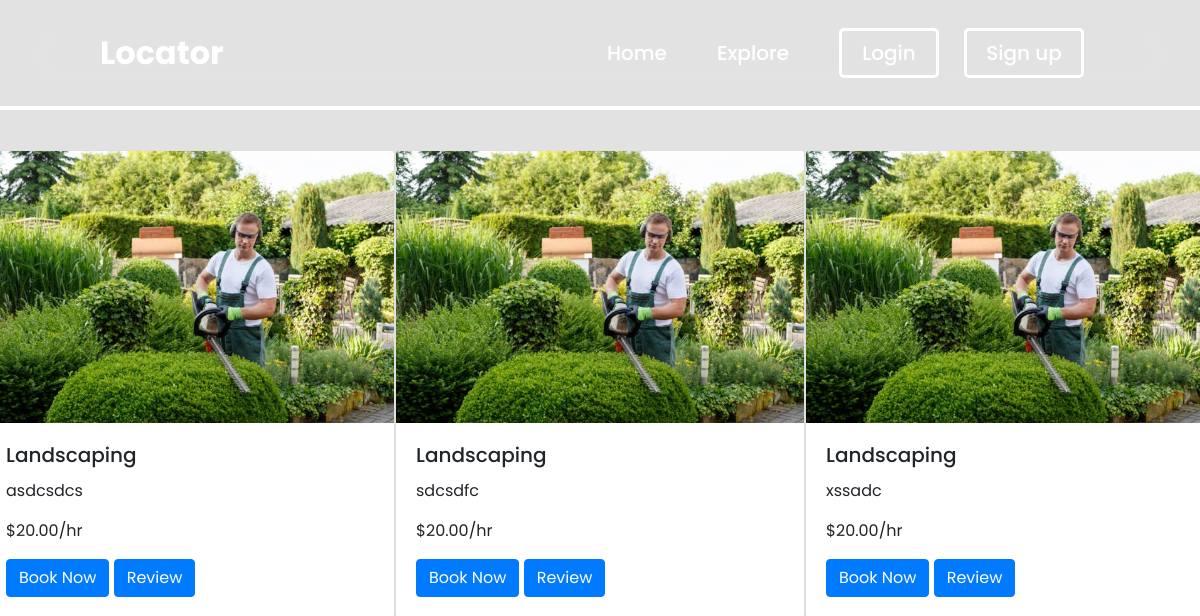
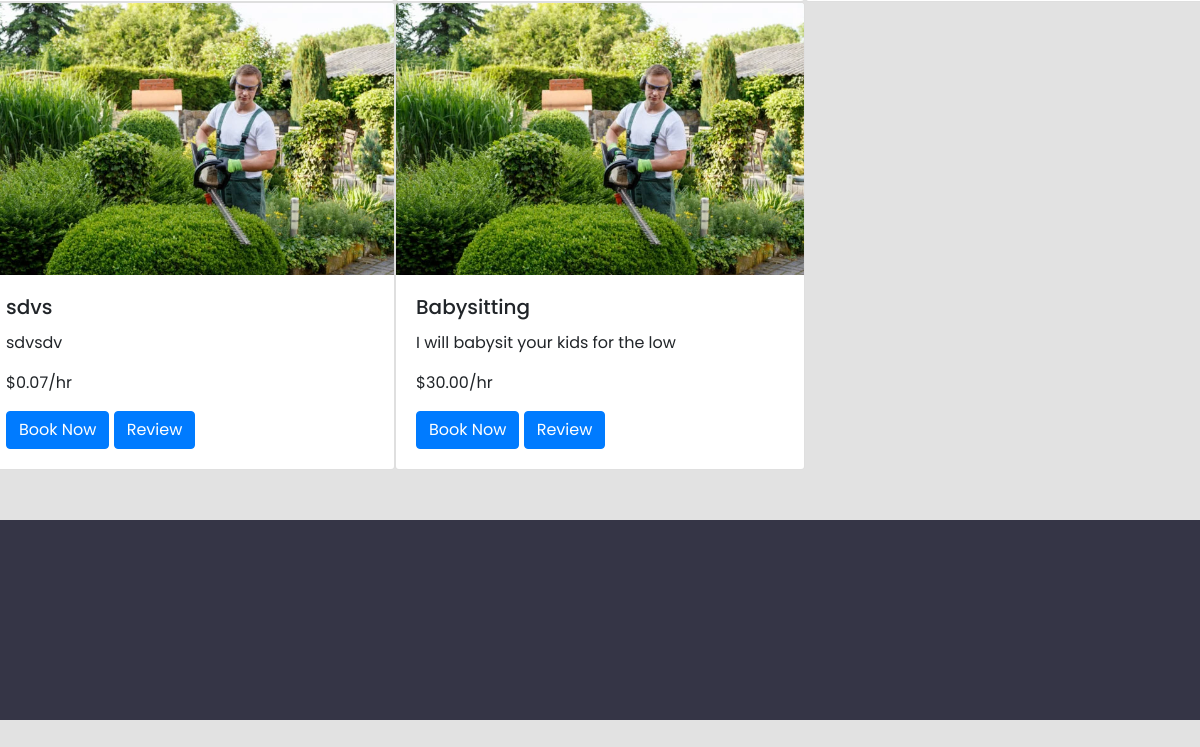
The app's page /explore/, older data (2 pictures, top to bottom).
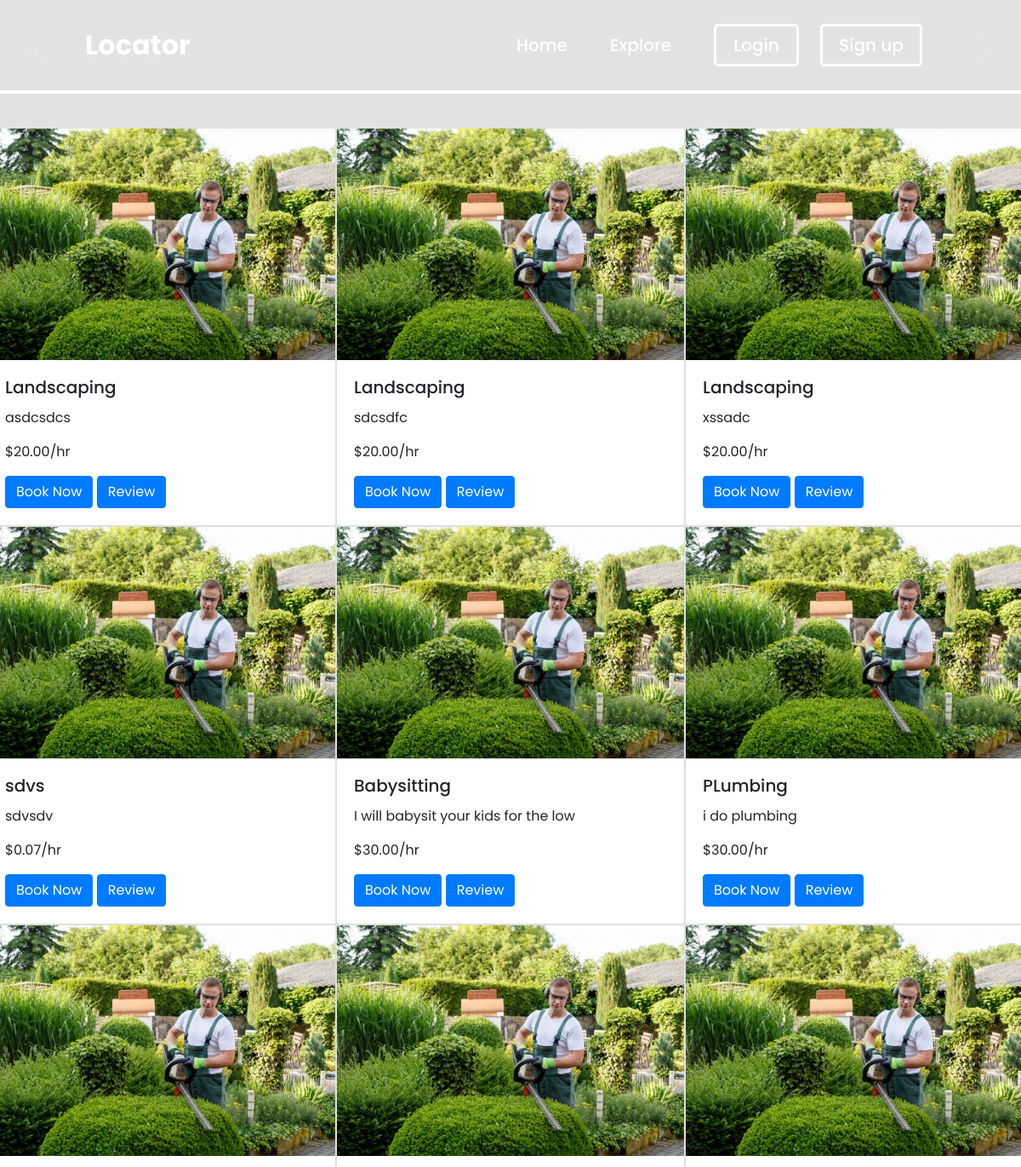
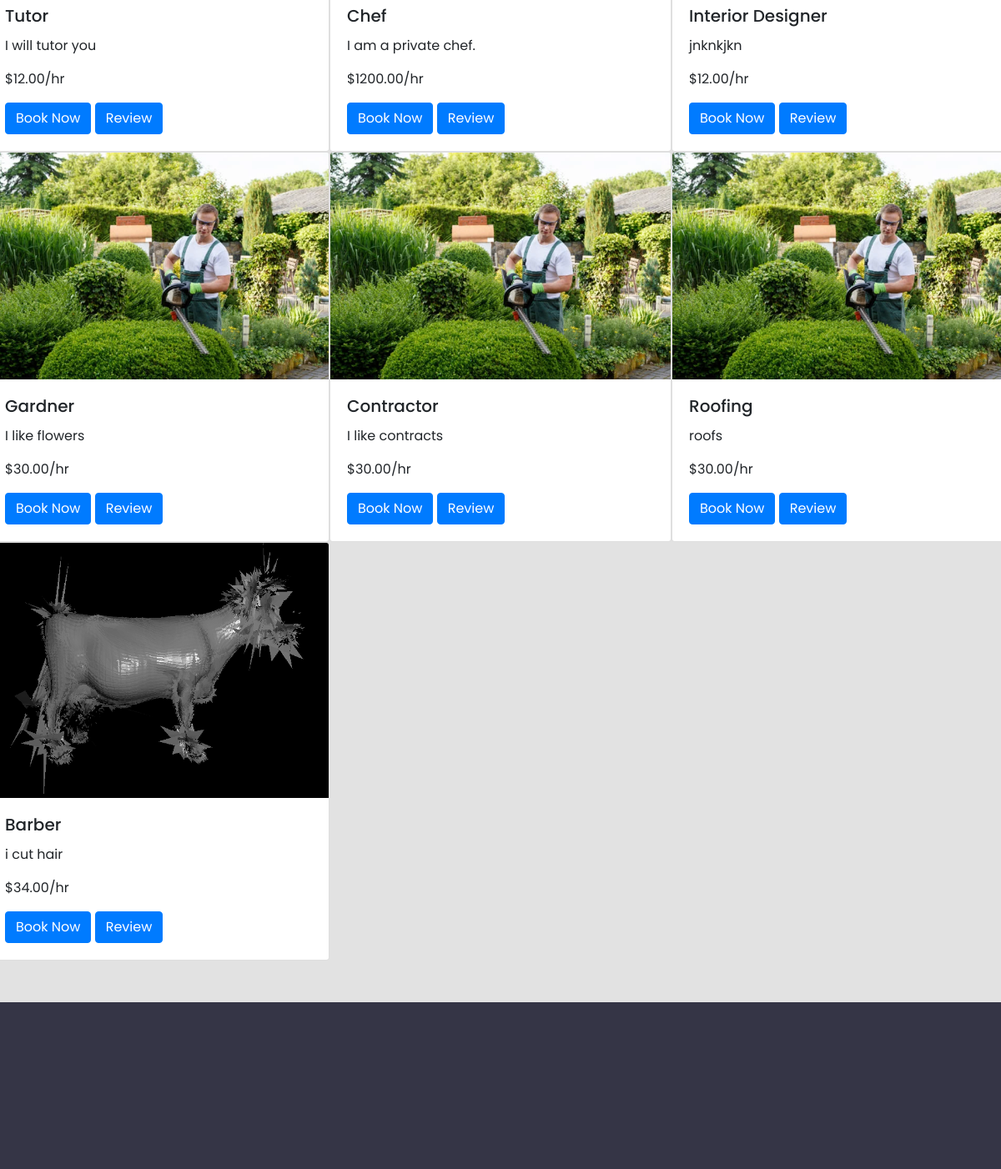
The same page, newer data (2 pictures, top to bottom).
### posting_service/models.py (models this page shows)
class Service(models.Model):
  ServiceID = models.CharField(max_length=8, default=generate_unique_code, unique=True)
  freelancer = models.ForeignKey(User, on_delete=models.CASCADE, null=True, blank=True)
  serviceName = models.CharField(max_length=250)
  description = models.TextField()
  price = models.DecimalField(max_digits=10, decimal_places=2)
  service_img = models.ImageField(upload_to='images/', null=True, blank=True)
  created_at = models.DateTimeField(auto_now_add=True)

### frontend/views.py (the view)
# urls.py: path('explore/', ViewServices, name="explore")
def ViewServices(request):
  services = Service.objects.all()
  return render(request, 'explore.html', {'services': services})

### frontend/templates/explore.html (shortened to what this page needs)
{% extends "base.html" %}
{% load static %}
{% block content %}
  <div class="row row-cols-md-3">
    {% for service in services %}
      <div class="card">
          {% if service.service_img %}
          <img src="{{ service.service_img.url }}" alt="{{ service.serviceName }}" class="card-img-top">
          {% else %}
          <img src="{% static "img/IMG2.jpg" %}" class="card-img-top" alt="...">
          {% endif %}
          <div class="card-body">
              <h5 class="card-title">{{ service.serviceName }}</h5>
              <p class="card-text">{{ service.description }}</p>
              <p class="card-text">${{ service.price }}/hr</p>
              <div>
                  <a href="{% url 'appointments:book' service.ServiceID %}" class="btn btn-primary">Book Now</a>
                  <a href="{% url 'reviews:review' service.ServiceID %}" class="btn btn-primary">Review</a>
              </div>
          </div>
      </div>
    {% endfor %}
  </div>
{% endblock %}

### frontend/templates/base.html (shortened to what this page needs)
{% load static %}
<!DOCTYPE html>
<html lang="en">
<head>
    <link href="https://cdnjs.cloudflare.com/ajax/libs/font-awesome/4.7.0/css/font-awesome.min.css" rel="stylesheet">
    <link rel="stylesheet" href="https://cdn.jsdelivr.net/npm/bootstrap@4.6.2/dist/css/bootstrap.min.css">
    <link rel="stylesheet" href="{% static 'css/test.css' %}">
</head>
<body>
    <header class="header">
        <a href="{% url 'home' %}" class="logo">Locator</a>
        <nav class="navbar">
            <a id="nb" href="{% url 'home' %}">Home</a>
            <a id="nb" href="{% url 'explore' %}">Explore</a>
            {% if user.is_authenticated %}
                <div class="dropdown" style="margin-left: 50px;">
                    <button class="btn btn-secondary dropdown-toggle" type="button" data-toggle="dropdown" aria-expanded="false">
                        Welcome, {{ user.first_name|default:"User" }}
                    </button>
                    <div class="dropdown-menu">
                        <a class="dropdown-item" href="{% url "posting_service:create-service" %}">Post a Service</a>
                        <a class="dropdown-item" href="{% url "posting_service:manage_services" %}">Manage Services</a>
                        <a class="dropdown-item" href="{% url "logout" %}">Logout</a>
                    </div>
                </div>
            {% else %}
                <a href="{% url "login" %}">
                    <button class="login">Login</button>
                </a>
                <a href="{% url "register" %}">
                    <button class="signup">Sign up</button>
                </a>
            {% endif %}
        </nav>
    </header>
    <main style="margin-top:150px; margin-bottom:150px;">
        {% block content %}
        {% endblock%}
    </main>
    <footer id="footer">
    </footer>
</body>
</html>

### frontend/static/css/test.css (style rules this page uses)
:root { --primarycolor: rgb(255, 0, 93); --secondarycolor: #ffbfbf; }
* { margin:0; padding: 0; box-sizing:border-box; font-family: "Poppins", sans-serif; }
.header { position: fixed; top: 0; left: 0; width: 100%; padding: 20px 100px; display: flex; justify-content:space-between; align-items:center; z-index:1; border-bottom: 4px solid white; backdrop-filter:blur(20px); }
#footer { background-color: rgb(53, 53, 70); position: relative; height: 200px; margin-top: -100px; clear: both; }
.logo { font-size: 32px; color: white; text-decoration:none; font-weight:700; }
.navbar #nb { position: relative; font-size:20px; color: white; font-weight:500; text-decoration:none; margin-left:50px; transition-duration: .3s; }
.login { margin-left:50px; font-size:20px; font-weight:500; color: white; background:transparent; cursor: pointer; width:100px; height:50px; border: 3px solid white; border-radius:5px; transition-duration:.5s; }
.signup { margin-left:25px; font-size:20px; font-weight:500; color: white; background:transparent; cursor: pointer; width:120px; height:50px; border: 3px solid white; border-radius:5px; transition:.5s; }
html, body { height:2000px; background: rgb(226, 226, 226); }
::placeholder { color:var(--secondarycolor); }

Row changes from the older to the newer data that the page shows:
added Service: serviceName "PLumbing", description "i do plumbing", price "30.00"
added Service: serviceName "Tutor", description "I will tutor you", price "12.00"
added Service: serviceName "Chef", description "I am a private chef.", price "1200.00"
added Service: serviceName "Interior Designer", description "jnknkjkn", price "12.00"
added Service: serviceName "Gardner", description "I like flowers", price "30.00"
added Service: serviceName "Contractor", description "I like contracts", price "30.00"
added Service: serviceName "Roofing", description "roofs", price "30.00"
added Service: service_img (picture), serviceName "Barber", description "i cut hair", price "34.00"
